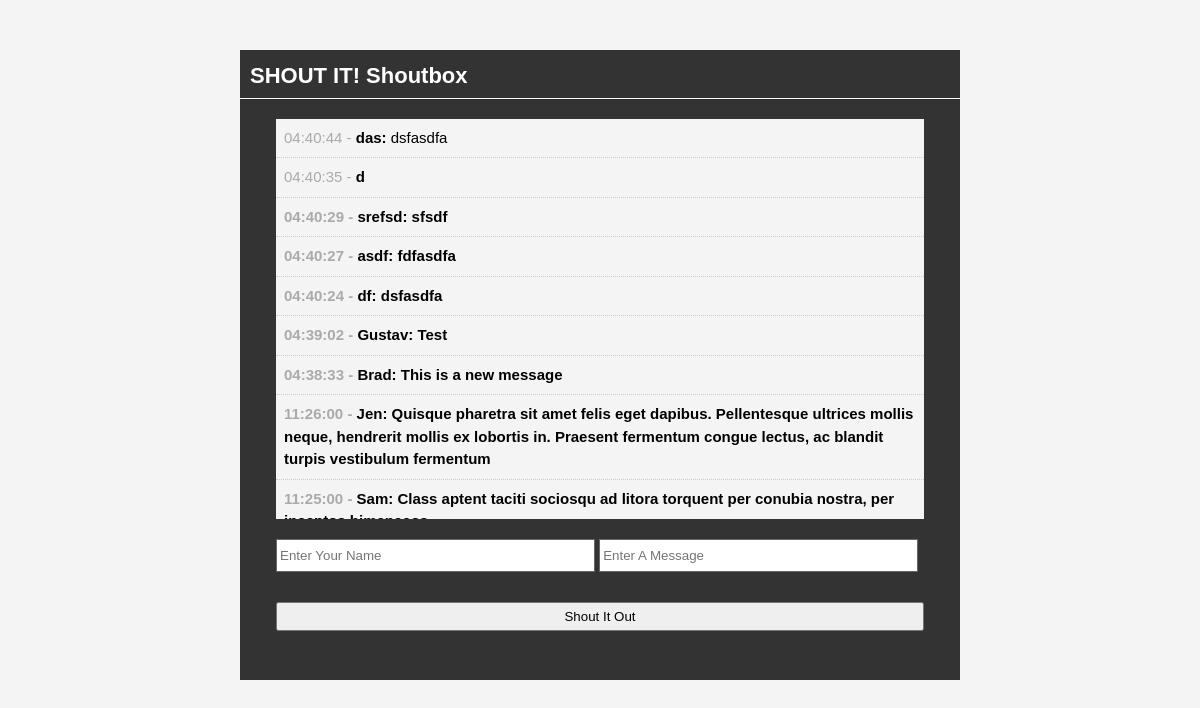
The page / on the database its author committed.
### tables this page shows
CREATE TABLE `shouts` (
  `id` int(11) NOT NULL,
  `user` varchar(50) NOT NULL,
  `message` text NOT NULL,
  `time` time NOT NULL
);

### index.php (the view, shortened to what this page needs)
<?php include 'database.php' ; ?>
<?php
	$query = "SELECT * FROM shouts ORDER BY id DESC";
	$shouts = mysqli_query($con, $query);
?>
<!DOCTYPE html>
<html>
	<head>
		<link rel="stylesheet" href="css/style.css" type="text/css" />
	</head>
	<body>
		<div id="container">
			<header>
				<h1>SHOUT IT! Shoutbox</h1>
			</header>
			<div id="shouts">
				<ul>
					<?php while($row = mysqli_fetch_assoc($shouts)) : ?>
						<li class="shout"><span><?php echo $row['time'] ?> - </span><strong><?php echo $row['user'] ?>:</strong> <?php echo $row['message'] ?> </li>
					<?php endwhile; ?>
				</ul>
			</div>
			<div id="input">
				<form method="post" action="process.php">
					<input type="text" name="user" placeholder="Enter Your Name" />
					<input type="text" name="message" placeholder="Enter A Message" />
					<br />
					<input class="shout-btn" type="submit" name="submit" value="Shout It Out" />
				</form>
			</div>
		</div>
	</body>
</html>

### css/style.css (style rules this page uses)
* { margin:0; padding:0; }
body { font-family:arial; font-size:15px; line-height:1.5em; background:#f4f4f4; }
#container { background:#333333; margin: 50px auto; overflow:auto; width:60%; min-height:630px; }
header h1 { color:#ffffff; font-size:22px; padding:15px 0 10px 10px; border-bottom:1px solid #ffffff; }
#shouts { width:90%; background:#f4f4f4; height:400px; margin:20px auto; overflow:auto; }
.shout { list-style:none; padding:8px; border-bottom:1px #cccccc dotted; }
.shout span { color:#aaaaaa; }
#input { width:90%; min-height:80px; margin:auto; padding:0; }
#input input[type='text'] { height:25px; width:48%; padding:3px; margin-bottom:20px; border:#666666 solid 1px; }
#input .shout-btn { padding:5px; margin-bottom:30px; width:100%; margin:10px auto; }

### rows shown on the page
shouts: time "04:40:44", user "das:", message "dsfasdfa"
shouts: time "04:40:35", message "d"
shouts: time "04:40:29", user "srefsd", message "sfsdf"
shouts: time "04:40:27", user "asdf", message "fdfasdfa"
shouts: time "04:40:24", user "df", message "dsfasdfa"
shouts: time "04:39:02", user "Gustav", message "Test"
shouts: time "04:38:33", user "Brad", message "This is a new message"
shouts: time "11:26:00", user "Jen", message "Quisque pharetra sit amet felis eget dapibus. Pellentesque ultrices mollis neque, hendrerit mollis ex lobortis in. Praesent fermentum congue lectus, ac blandit turpis vestibulum fermentum"
shouts: time "11:25:00", user "Sam", message "Class aptent taciti sociosqu ad litora torquent per conubia nostra, per…"
